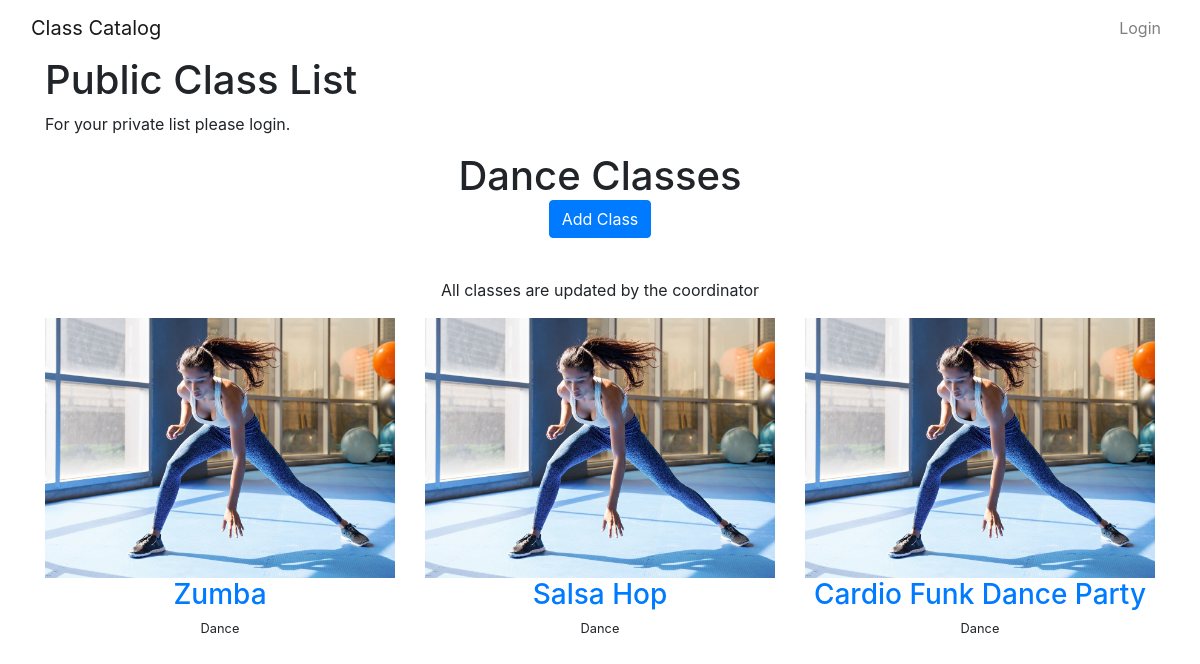
The page /categories/Dance on the database its author committed.
### models.py (models this page shows, shortened)
class Category(Base):
    __tablename__ = 'category'
    id = Column(Integer(), primary_key=True)
    category_name = Column(String(250), nullable=False)
    user_id = Column(Integer(), ForeignKey('user.id'))
    user = relationship(User)

class ClassName(Base):
    __tablename__ = 'class'
    id = Column(Integer(), primary_key=True)
    class_name = Column(String(250), nullable=False)
    description = Column(Text(), nullable=False)
    category_id = Column(Integer(), ForeignKey('category.id'))
    category = relationship(Category)
    user_id = Column(Integer(), ForeignKey('user.id'))
    user = relationship(User)

### catalog.py (the view)
@app.route('/categories/<category_name>')
def class_list(category_name):
    category = session.query(Category).filter_by(category_name=category_name).one()
    classes = session.query(ClassName).filter_by(category_id=category.id).all()
    creator = get_user_info(category.user_id)
    if 'username' not in login_session:
        return render_template('public_classes.html', category=category, classes=classes, creator=creator)
    else:
        return render_template('classes.html',  category=category, classes=classes)

### catalog.py (called while the page is built)
def get_user_info(user_id):
    user = session.query(User).filter_by(id=user_id).one()
    return user

### templates/public_classes.html (shortened to what this page needs)
{% extends 'base.html' %}
{% block content %}
    {% include 'nav.html' %}
    <body>
    <div class="container">
    <h1>Public Class List</h1>
    <p>For your private list please login.</p>
    </div>
    <div class="article-list">
        <div class="container">
            <div class="intro">
                <h1 class="text-center">{{category.category_name}} Classes<span>
                    <form action="{{ url_for('add_class', category_name=category.category_name) }}">
                     <input class="btn btn-primary" type="submit" value="Add Class" />
                    </form></span>
</h1>
                <p class="text-center">All classes are updated by the coordinator </p>
            </div>
            <div class="row articles">
                {% for class in classes %}
                <div class="col-sm-6 col-md-4 item"><a href="#"><img class="img-fluid" src="{{ url_for('static', filename='assets/img/exerciser.jpg') }}"></a>
                    <h3 class="name text-center text-capitalize"><a href="{{url_for('class_description', category_name=category.category_name, class_id=class.id)}}">{{ class.class_name }}</a></h3>
                    <p class="description text-center"><small>{{ class.category.category_name }}</small></p></div>
                {% endfor %}
            </div>
</body>
{% endblock %}

### rows shown on the page
Category: category_name "Dance"
ClassName: class_name "Zumba", category.category_name "Dance"
ClassName: class_name "Salsa Hop", category.category_name "Dance"
ClassName: class_name "Cardio Funk Dance Party", category.category_name "Dance"
